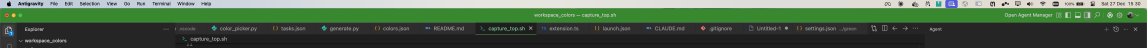
#> input picture top_test.png, 3440 x 144 px (shown at 1/3 size)
$ python contrast_rows.py ../top_test.png
#> lines starting #> are read from the running program, lines starting #| are printed output that depends on the picture; after the words box and inside, x2 and y2 are one past the last pixel; in counts of white or black regions, pixels touching at a corner belong together
#!/usr/bin/env python3
"""
contrast_rows.py

usage:
  python contrast_rows.py path/to/image.png

deps:
  pillow, numpy
(optional faster cc labeling: scipy)
"""

from __future__ import annotations

import argparse
from dataclasses import dataclass
from typing import List, Tuple

import numpy as np
from PIL import Image


@dataclass
class Box:
    x0: int
    y0: int
    x1: int
    y1: int

    @property
    def w(self) -> int:
        return self.x1 - self.x0

    @property
    def h(self) -> int:
        return self.y1 - self.y0

    @property
    def area(self) -> int:
        return self.w * self.h


def srgb_to_linear(u: np.ndarray) -> np.ndarray:
    # u in [0,1]
    return np.where(u <= 0.03928, u / 12.92, ((u + 0.055) / 1.055) ** 2.4)


def relative_luminance(rgb255: np.ndarray) -> float:
    # rgb255 shape (3,) in [0,255]
    rgb = np.clip(rgb255 / 255.0, 0.0, 1.0)
    lin = srgb_to_linear(rgb)
    return float(0.2126 * lin[0] + 0.7152 * lin[1] + 0.0722 * lin[2])


def contrast_ratio(rgb_a: np.ndarray, rgb_b: np.ndarray) -> float:
    la = relative_luminance(rgb_a)
    lb = relative_luminance(rgb_b)
    hi, lo = (la, lb) if la >= lb else (lb, la)
    return (hi + 0.05) / (lo + 0.05)


def _label_components(mask: np.ndarray) -> Tuple[np.ndarray, int]:
    """
    returns (labels, nlabels), labels in 0..nlabels (0 = background)
    tries scipy first; falls back to a pure-numpy flood fill.
    """
    try:
        from scipy.ndimage import label  # type: ignore

        labels, n = label(mask.astype(np.uint8))
        return labels.astype(np.int32), int(n)
    except Exception:
        pass

    h, w = mask.shape
    labels = np.zeros((h, w), dtype=np.int32)
    cur = 0

    # 4-neighborhood flood fill
    for y in range(h):
        for x in range(w):
            if not mask[y, x] or labels[y, x] != 0:
                continue
            cur += 1
            stack = [(y, x)]
            labels[y, x] = cur
            while stack:
                cy, cx = stack.pop()
                for ny, nx in ((cy - 1, cx), (cy + 1, cx), (cy, cx - 1), (cy, cx + 1)):
                    if 0 <= ny < h and 0 <= nx < w and mask[ny, nx] and labels[ny, nx] == 0:
                        labels[ny, nx] = cur
                        stack.append((ny, nx))

    return labels, cur


def find_bar_boxes(img_rgb: np.ndarray) -> List[Box]:
    """
    assumes dark outer background; bars are the big bright-ish connected components.
    """
    # luminance proxy
    y = (0.2126 * img_rgb[..., 0] + 0.7152 * img_rgb[..., 1] + 0.0722 * img_rgb[..., 2]).astype(np.float32)
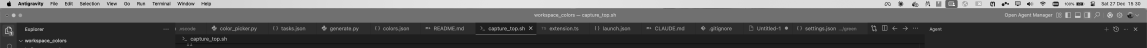
#> y: shape (144, 3440) float32 (shown at 1/3 size); min 0, max 255, mean 91.1

    # mask out dark background; tune threshold if needed
    mask = y > 55.0
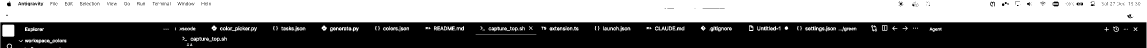
#> mask: shape (144, 3440) bool (shown at 1/3 size); 48.5% white; 219 white regions (41 under 20 px), largest, box (x1, y1, x2, y2) and area: (0, 0, 3440, 144) 228171, (7, 74, 43, 110) 1284, (1427, 102, 1609, 103) 182

    labels, n = _label_components(mask)
#> in _label_components, `labels, n = label(mask.astype(np.uint8))`:
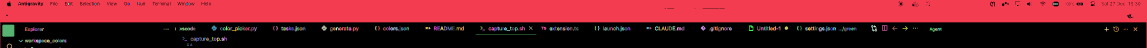
#> labels: shape (144, 3440) int32 (shown at 1/3 size); 235 distinct labels, from 0 to 234; one colour per label, 0 black
#> in _label_components, `labels, n = label(mask.astype(np.uint8))`: n = 234
#> n = 234

    boxes: List[Box] = []
    for k in range(1, n + 1):
        ys, xs = np.where(labels == k)
        if ys.size == 0:
            continue
        x0, x1 = int(xs.min()), int(xs.max()) + 1
        y0, y1 = int(ys.min()), int(ys.max()) + 1
        b = Box(x0, y0, x1, y1)

        # filters to keep wide bars and drop small bits
        if b.area < 2000:
            continue
        if b.w / max(1, b.h) < 2.5:
            continue
        if b.h < 15:
            continue

        boxes.append(b)
#> this loop made 234 passes
#> (x0, x1, y0, y1) on passes 1, 2, 5: (0, 3440, 0, 144), (413, 418, 7, 11), (204, 208, 9, 15)
#> after the loop, boxes = 1 item

    # sort top to bottom
    boxes.sort(key=lambda bb: bb.y0)
    return boxes


def estimate_bg_and_text(row_rgba: np.ndarray) -> Tuple[np.ndarray, np.ndarray]:
    """
    bg: median rgb from border pixels
    text: median rgb from inner pixels far from bg color (in rgb distance)

    Accepts RGB (H,W,3) or RGBA (H,W,4) input.
    """
    h, w, c = row_rgba.shape

    # Clip top/bottom edges (removes window border artifacts)
    clip_v = max(1, int(0.10 * h))
    row_rgba = row_rgba[clip_v:-clip_v, :, :]
    h = row_rgba.shape[0]

    # Handle both RGB and RGBA - just extract RGB for now
    if c == 4:
        row_rgb = row_rgba[:, :, :3]
    elif c == 3:
        row_rgb = row_rgba
    else:
        raise ValueError(f"Expected 3 or 4 channels, got {c}")

    # border sampling for bg
    bt = max(1, int(0.12 * h))
    bl = max(1, int(0.06 * w))
    border = np.concatenate(
        [
            row_rgb[:bt, :, :].reshape(-1, 3),
            row_rgb[-bt:, :, :].reshape(-1, 3),
            row_rgb[:, :bl, :].reshape(-1, 3),
            row_rgb[:, -bl:, :].reshape(-1, 3),
        ],
        axis=0,
    )
    bg = np.median(border.astype(np.float32), axis=0)

    # inner region for text detection
    iy0, iy1 = bt, h - bt
    ix0, ix1 = bl, w - bl
    inner = row_rgb[iy0:iy1, ix0:ix1, :].astype(np.float32).reshape(-1, 3)

    # pick pixels far from bg as "text"
    d = np.linalg.norm(inner - bg[None, :], axis=1)
    text_pixels = inner[d > 25.0]

    if text_pixels.shape[0] < 50:
        # fallback: take the farthest pixels if thresholding found too few
        idx = np.argsort(d)[-max(50, inner.shape[0] // 200) :]
        text_pixels = inner[idx]

    text = np.median(text_pixels, axis=0)
    return bg, text


def main() -> None:
    ap = argparse.ArgumentParser()
    ap.add_argument("image_path", type=str)
    ap.add_argument("--topk", type=int, default=0, help="only evaluate first k rows (0 = all)")
    args = ap.parse_args()

    img = Image.open(args.image_path).convert("RGB")
    img_rgb = np.array(img, dtype=np.uint8)

    boxes = find_bar_boxes(img_rgb)
#> boxes = 1 item
    if args.topk and args.topk > 0:
        boxes = boxes[: args.topk]

    if not boxes:
        raise SystemExit("no bar rows found. try adjusting the luminance threshold in find_bar_boxes().")

    ratios: List[float] = []
    for i, b in enumerate(boxes, start=1):
        row = img_rgb[b.y0:b.y1, b.x0:b.x1, :]
        bg, tx = estimate_bg_and_text(row)
        r = contrast_ratio(bg, tx)
        ratios.append(r)
        print(f"row {i}: contrast={r:.3f}  bg={bg.round(1)}  text={tx.round(1)}")
#> this loop made 1 pass
#> (i, w in estimate_bg_and_text, c in estimate_bg_and_text, clip_v in estimate_bg_and_text, bt in estimate_bg_and_text, bl in estimate_bg_and_text, bg) on pass 1: (1, 3440, 3, 14, 13, 206, [55, 64, 46])
#| row 1: contrast=2.441  bg=[55. 64. 46.]  text=[ 55. 136.  46.]
#> pass 1, in estimate_bg_and_text, `row_rgba = row_rgba[clip_v:-clip_v, :, :]`:
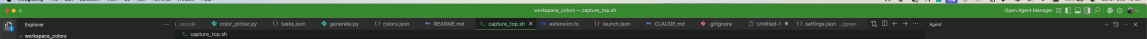
#> row_rgba: shape (116, 3440, 3) (shown at 1/3 size); mean of channels 0, 1, 2 63.7, 92.7, 61; drawn as R, G, B
#> after the loop, ratios = [2.44]

    worst_i = int(np.argmin(np.array(ratios))) + 1
#> worst_i = 1
    print(f"\nleast legible row: {worst_i} (contrast={min(ratios):.3f})")
#| least legible row: 1 (contrast=2.441)


if __name__ == "__main__":
    main()
